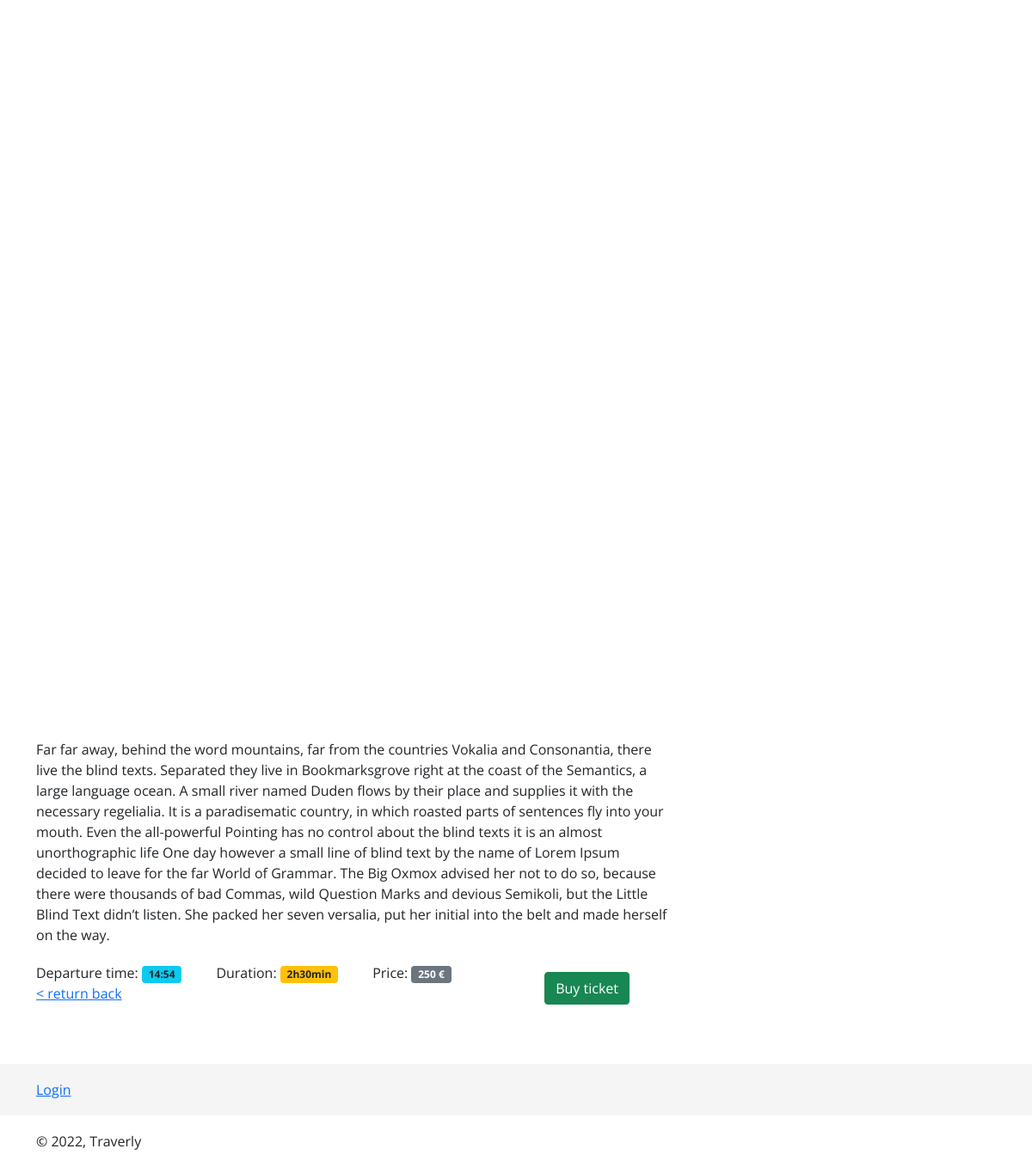
The app's page /index.php?page=product&id=0 with its own data.
### tables this page shows
CREATE TABLE `journey` (
  `id` int(255) NOT NULL,
  `name` varchar(512) NOT NULL,
  `price` int(255) NOT NULL,
  `season` int(255) NOT NULL,
  `description` longtext DEFAULT NULL,
  `flytime` datetime DEFAULT NULL,
  `duration` text NOT NULL,
  `date` date DEFAULT NULL
);

### index.php (called while the page is built)
<?php
$page = isset($_GET['page']) && file_exists($_GET['page'] . '.php') ? $_GET['page'] : 'home';
include $page . '.php';
?>

### classes/productProvider.php (the view, shortened to what this page needs)
<?php
class ProductProvider
{
    private $con;
    public function __construct($con)
    {
        $this->con = $con;
    }
    public function getItem($id)
    {
        $query = $this->con->prepare("SELECT id, DATE_FORMAT(flytime,'%H:%i') as formatted_time, description, duration, price FROM journey WHERE id = $id");
        $query->execute();
        $resultsHtml = "";
        while ($row = $query->fetch(PDO::FETCH_ASSOC)) {
            $formatted_time = $row["formatted_time"];
            $description = $row["description"];
            $duration = $row["duration"];
            $price = $row["price"];
            $resultsHtml .= "<div class='resultContainer'>
								<span class='description'>$description</span>
								<div class='information'>
								<div class='time'>
								Departure time: <span class='badge bg-info text-dark'>$formatted_time</span>
								</div>
								<div class='duration'>
                                Duration: <span class='badge bg-warning text-dark'>$duration</span>
                                </div>
                                <div class='price'>
                                Price: <span class='badge bg-secondary'>$price €</span>
                                </div>
                                </div>
							</div>
							";
        }
        return $resultsHtml;
    }
}
?>

### assets/css/style.css (style rules this page uses)
body { font-family: 'Open Sans', sans-serif; }
body { position: relative; padding-bottom: 100px; }
.information { display: flex; margin-top: 20px; }
.information div { margin-right: 40px; }

### records on screen
journey: description "Far far away, behind the word mountains, far from the countries Vokalia and Consonantia, there live the blind texts. Separated they live in Bookmarksgrove right at the coast of the Semantics, a large language ocean. A small river named Duden flows by their place and supplies it with the necessary regelialia. It is a paradisematic country, in which roasted parts of sentences fly into your mouth. Even the all-powerful Pointing has no control about the blind texts it is an almost unorthographic life One day however a small line of blind text by the name of Lorem Ipsum decided to leave for the far World of Grammar. The Big Oxmox advised her not to do so, because there were thousands of bad…", formatted_time "14:54", duration "2h30min", price "250"
